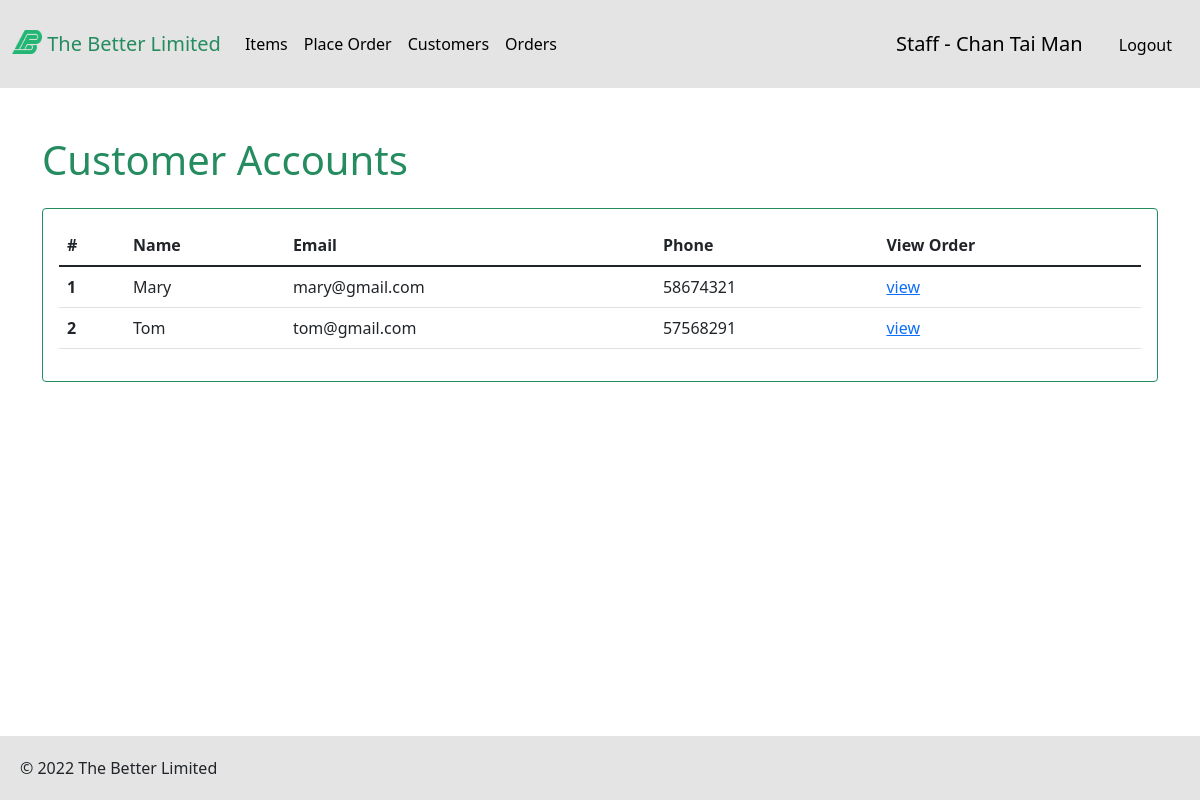
Page /pages/account.php (signed in) on the committed database.
### tables this page shows
CREATE TABLE `Customer` (
  `customerEmail` varchar(50) NOT NULL,
  `customerName` varchar(100) NOT NULL,
  `phoneNumber` varchar(255) DEFAULT NULL
);

### web/pages/account.php (the view, shortened to what this page needs)
<!DOCTYPE html>
<html lang="en">
<head>
    <link rel="stylesheet" href="../css/bootstrap.css">
    <link rel="stylesheet" href="../css/style.css">
</head>
<body onload="w3.includeHTML();">
    <?php include_once "./header.php"; ?>
    <div class="container mt-5">
        <div class="d-flex justify-content-between mb-3">
          <span class="text-primary h1">
          Customer Accounts
          </span>
        </div>
        <div class="border p-3 rounded border-primary">
          <table class="table table-hover">
            <thead>
              <tr>
                <th scope="col">#</th>
                <th scope="col">Name</th>
                <th scope="col">Email</th>
                <th scope="col">Phone</th>
                <th scope="col">View Order</th>
              </tr>
            </thead>
            <tbody>
              <?php
              $conn = get_db_connection();
              $sql = "SELECT * FROM `Customer`";
              $result = mysqli_query($conn, $sql);
              $id = 1 ;
              while ($row = mysqli_fetch_assoc($result)) {
                extract($row);
                echo <<<EOD
                <tr>
                  <th scope="row">$id</th>
                  <td>$customerName</td>
                  <td>$customerEmail</td>
                  <td>$phoneNumber</td>
                EOD;
                echo <<<EOD
                  <td><a href="./order.php?email=$customerEmail" class="link-info">view</a></td>
                  </tr>
                EOD;
                $id++;
              }
              ?>
            </tbody>
          </table>
        </div>
      </div>
</body>

### rows in the picture
customer: customerName "Mary", customerEmail "mary@gmail.com", phoneNumber "58674321"
customer: customerName "Tom", customerEmail "tom@gmail.com", phoneNumber "57568291"

### other values in the picture
$_SESSION['position'] "Staff"
$_SESSION['staff_name'] "Chan Tai Man"
